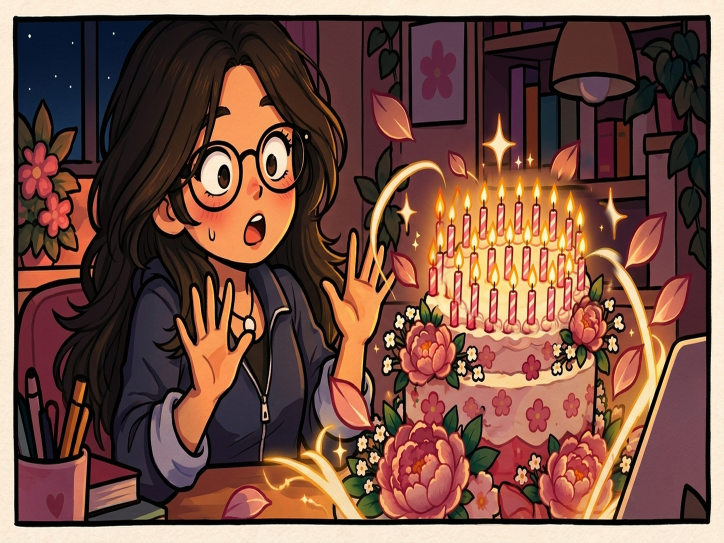
#> input picture assets_v5/c4b5p1-background.png, 1448 x 1086 px, found by its file name (shown at 1/2 size)
$ python generate_panel_thumbs.py
#> lines starting #> are read from the running program, lines starting #| are printed output that depends on the picture
import cv2, os

panels = [
    ('c4b5p1', 'assets_v5/c4b5p1-background.png'),
    ('c4b5p2', 'assets_v5/c4b5p2-delighted-reaction.png'),
    ('c4b6p1', 'assets_v5/c4b6p1-cake-hero.png'),
    ('c4b7p1', 'assets_v5/c4b7p1-friends-surprise.png'),
    ('c4b7p2', 'assets_v5/c4b7p2-tifa-emotional.png'),
    ('c4b7p3', 'assets_v5/c4b7p3-friends-cake.png'),
    ('c4b8p1', 'assets_v5/c4b8p1-keepsake.png'),
    ('c4b8p1_bg', 'assets_v5/c4b8p1-background.png'),
]

# Save 400x300 thumbnails of each panel to continuity_evidence/
os.makedirs('continuity_evidence/panel_thumbs', exist_ok=True)
for name, p in panels:
    img = cv2.imread(p)
#> img is the input picture: shape (1086, 1448, 3); mean B, G, R 69.2, 81.5, 119.5
    thumb = cv2.resize(img, (400, int(img.shape[0] * (400 / img.shape[1]))))
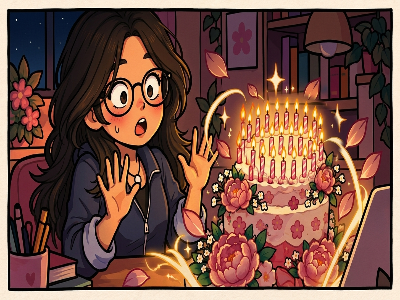
#> thumb: shape (300, 400, 3); mean B, G, R 69.1, 81.4, 119.4
    cv2.imwrite(f'continuity_evidence/panel_thumbs/{name}.jpg', thumb)
    print(f"Saved thumbnail for {name}")
#> pass 2 of the loop `for name, p in panels:`:
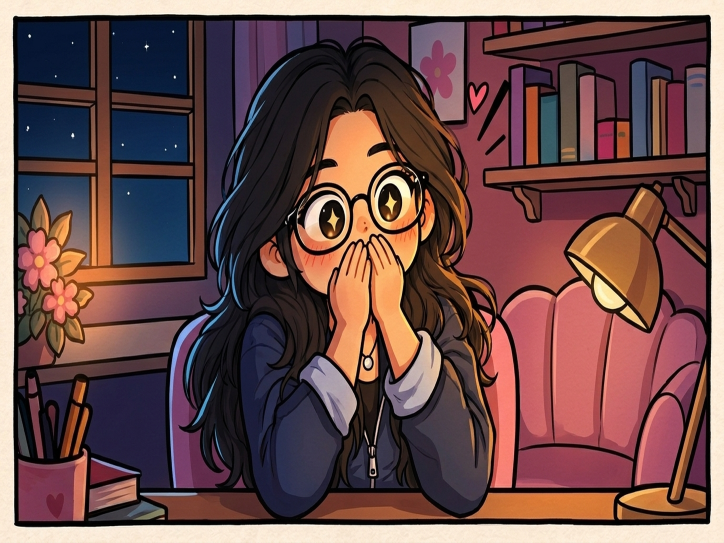
#> input picture assets_v5/c4b5p2-delighted-reaction.png, 1448 x 1086 px, found by its file name (shown at 1/2 size)
#> img is the input picture: shape (1086, 1448, 3); mean B, G, R 75.6, 76.8, 108.8
#> `thumb = cv2.resize(img, (400, int(img.shape[0] * (400 / img.shape[1]))))`:
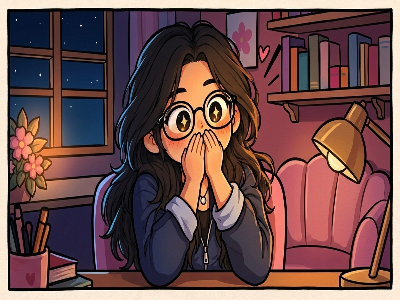
#> thumb: shape (300, 400, 3); mean B, G, R 75.4, 76.7, 108.7
#> pass 3 of the loop `for name, p in panels:`:
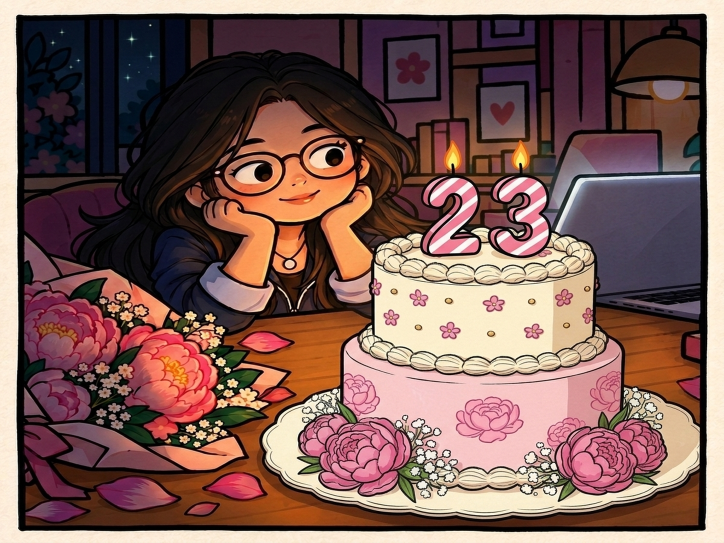
#> input picture assets_v6/c4b6p1-cake-hero.png, 1448 x 1086 px, found by its file name (shown at 1/2 size)
#> img is the input picture: shape (1086, 1448, 3); mean B, G, R 86.7, 93.4, 125.6
#> `thumb = cv2.resize(img, (400, int(img.shape[0] * (400 / img.shape[1]))))`:
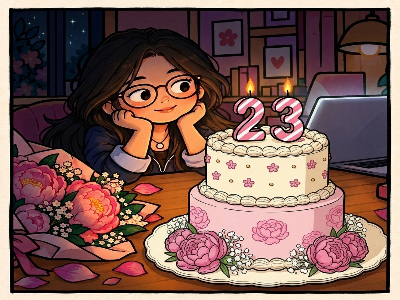
#> thumb: shape (300, 400, 3); mean B, G, R 86.6, 93.3, 125.5
#> (the run stopped early here; a loop or call above may not have finished)
